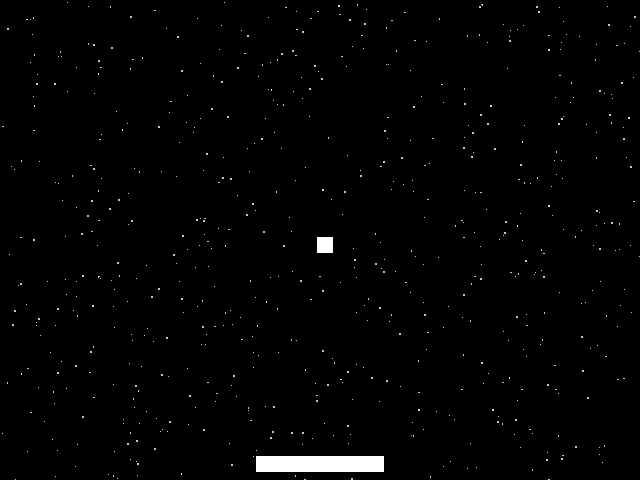
Frame 1 (no input)
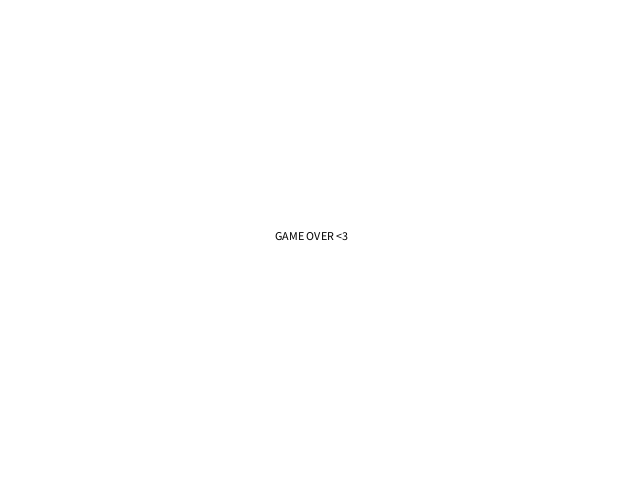
Frame 60 (the mouse pressed at the canvas centre just before this capture)
Frame 120 (the mouse held since frame 60 and released just before this capture): identical to frame 60, image omitted

The Processing sketch that drew these frames (run headless with seeded random() and noise(); from frame 60 on, the mouse is pressed at the canvas centre):

// Processing sketch: brick_breaker_demo
// ── brick_breaker_demo.pde
int backgroundNum = 0;
//CHANGE: removed background color variable and added background color variable

//variables addressing parameters of the static in the background
int numStatic = 1000;
int staticSizeMin = 1;
int staticSizeMax = 3;
color staticColor = color(200);

//variables of the parameters of the paddle (location, speed of movement, color, and dimmensions) CHANGE: all integers are now float numbers
float paddleX;
float paddleY;
float paddleVX;
float paddleSpeed = 10;
float paddleWidth = 128;
float paddleHeight = 16;
color paddleColor = color(255);

//variables of the parameters of the ball (location, speed of movement, color, and dimmensions) CHANGE: all integers are now float numbers
float ballX;
float ballY;
float ballVX;
float ballVY;
float ballSpeed = 5;
float ballSize = 16;
color ballColor = color(255);

//set up the brick onto the canvas
Brick brick1;
boolean brickExists = false;

//setting up the canvas and the ball and paddle
void setup() {
  size(640, 480);
  setupPaddle();
  setupBall();
  brick1 = new Brick(random(0,640), random(0,480), 100, 20);
}

//this function sets up the paddle location when called
void setupPaddle() {
  paddleX = width/2;
  paddleY = height - paddleHeight;
  paddleVX = 0;
}

//this function sets up the ball location when called
void setupBall() {
  ballX = width/2;
  ballY = height/2;
  ballVX = ballSpeed;
  ballVY = ballSpeed;
}

//the program runs with all these functions each defined later on in the code
//each function refers to how the ball and paddle evolve and move throughout the use of the program
void draw() {
  //CHANGE: removed background color
  //CHANGE: added background color function
  flash();

  drawStatic();

  updatePaddle();
  updateBall();

  drawPaddle();
  drawBall();
  
  if(brickExists == true){
  brick1.update();
  brick1.display();
  }
}

//CHANGE: added function that shifts the color of the background repeatedly
void flash(){
  int i = 0;
  background(backgroundNum);
  while(i<5){
    backgroundNum = backgroundNum + 1;
    i++;
  }
}

//function that draws the static-like background when called
void drawStatic() {
  for (int i = 0; i < numStatic; i++) {
   float x = random(0,width);
   float y = random(0,height);
   float staticSize = random(staticSizeMin,staticSizeMax);
   fill(staticColor);
   rect(x,y,staticSize,staticSize);
  }
}

//function that allows the paddle to move at a certain speed
void updatePaddle() {
  paddleX += paddleVX;  
  paddleX = constrain(paddleX,0+paddleWidth/2,width-paddleWidth/2);
}

//function that allows the ball to move at a certain speed
//three more functions are called here, referring to how to ball behaves around the paddle
void updateBall() {
  ballX += ballVX;
  ballY += ballVY;
  
  handleBallHitPaddle();
  handleBallHitWall();
  gameOver(); //CHANGE: added gameOver function
}

//the paddle is drawn
void drawPaddle() {
  rectMode(CENTER);
  noStroke();
  fill(paddleColor);
  rect(paddleX, paddleY, paddleWidth, paddleHeight);
}

//the ball is drawn
void drawBall() {
  rectMode(CENTER);
  noStroke();
  fill(ballColor);
  rect(ballX, ballY, ballSize, ballSize);
}

//this function refers to how the ball changes directions when it encounters the paddle
void handleBallHitPaddle() {
  if (ballOverlapsPaddle()) {
    ballY = paddleY - paddleHeight/2 - ballSize/2;
    ballVY = random(-1.5,-0.5)*ballVY; //CHANGED: ball will change direction drastically at random speeds
  }
}

//if the ball ever overlaps with the paddle, this boolean variable becomes true, if not, then it will be false
boolean ballOverlapsPaddle() {
  if (ballX - ballSize/2 > paddleX - paddleWidth/2 && ballX + ballSize/2 < paddleX + paddleWidth/2) {
    if (ballY > paddleY - paddleHeight/2) {
      return true;
    }
  }
  return false;
}

//CHANGE: added a game over function where the game ends if the ball goes off the screen; the screen will become white and the words "GAME OVER" will be displayed
void gameOver() {
  if (ballOffBottom()) {
    ballVX = 0;
    ballVY = 0;
    background(255);
    fill(0);
    text("GAME OVER <3", width/2 - 45, height/2);
  }
}

//if the ball hits the floor, the function will be true, which will allow the handleBallOffBottom function to run and reset the game
boolean ballOffBottom() {
  return (ballY - ballSize/2 > height);
}

//if the ball hits any wall except the bottom one, then it will change direction
void handleBallHitWall() {
  if (ballX - ballSize/2 < 0) {
    ballX = 0 + ballSize/2;
    ballVX = -ballVX;
    brickExists = true;
  } else if (ballX + ballSize/2 > width) {
    ballX = width - ballSize/2;
    ballVX = -ballVX;
  }
  
  if (ballY - ballSize/2 < 0) {
    ballY = 0 + ballSize/2;
    ballVY = -ballVY;
  }
}


//if either the left or right arrow keys are hit, then the paddle will change directions accordingly across the x axis, but remain fixed on the y axis
void keyPressed() {
  if (keyCode == LEFT) {
    paddleVX = -paddleSpeed;
  } else if (keyCode == RIGHT) {
    paddleVX = paddleSpeed;
  }
}

//the paddle will stop moving when the arrow keys are released
void keyReleased() {
  if (keyCode == LEFT && paddleVX < 0) {
    paddleVX = 0;
  } else if (keyCode == RIGHT && paddleVX > 0) {
    paddleVX = 0;
  }
}
// ── Brick.pde
class Brick {
  float x;
  float y;
  float brickWidth;
  float brickHeight;

Brick(float tempX, float tempY, float tempBrickWidth, float tempBrickHeight) {
    x = tempX;
    y = tempY;
    brickWidth = tempBrickWidth;
    brickHeight = tempBrickHeight;
  }

  void update() {
    
  }

  void display() {
    fill(255);
    rectMode(CENTER);
    rect(x, y, brickWidth, brickHeight);
  }
  
}
